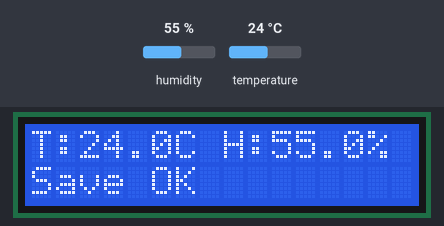
The sketch below on a simulated Arduino Uno, built with avr-gcc and run on an emulated ATmega328P. Parts: 16×2 character LCD. The inputs (shaded band) are chosen by the test bench; at power-on: humidity 55 %, temperature 24 °C. Storage starts empty; the modem accepts every AT command (registered, SIM ready, sends succeed) and sends nothing else; what the sketch prints to the serial monitor is not drawn.

Above: at 11.3 s.
11.4 s: humidity set to 22 %
At 18.8 s:
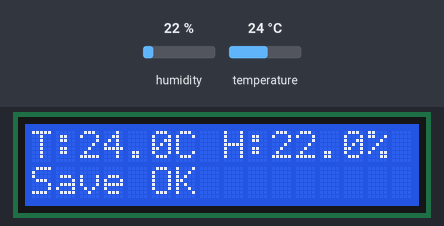
19.7 s: temperature set to 12 °C
At 26.9 s:
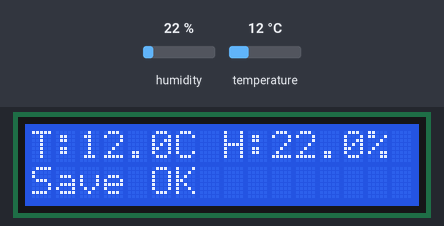
27.7 s: humidity set to 40 %
At 34.9 s:
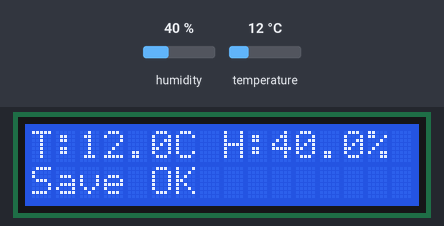
35.8 s: temperature set to 19 °C
At 42.9 s:
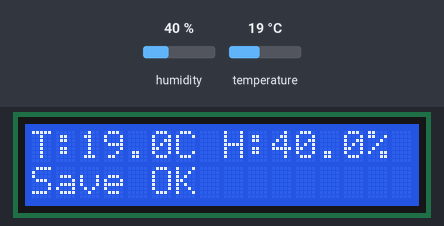
Timing chart, 0 to 44.4 s (numbered marks = the images above; inputs shaded):
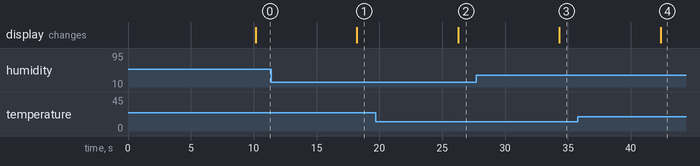

The sketch:

Code_Arduino_avec_WiFi.ino
```cpp
#include <DHT.h>
#include <Wire.h>
#include <LiquidCrystal_I2C.h>
#include <SPI.h>
#include <SD.h>
#include <SoftwareSerial.h>

// Définition des constantes
#define DHTPIN 2
#define DHTTYPE DHT22
#define SD_CS 10
#define ESP_RX 2
#define ESP_TX 3

// Configuration WiFi
const char* WIFI_SSID = "VotreSSID";
const char* WIFI_PASSWORD = "VotreMotDePasse";

// Initialisation des objets
DHT dht(DHTPIN, DHTTYPE);
LiquidCrystal_I2C lcd(0x27, 16, 2);
SoftwareSerial esp8266(ESP_RX, ESP_TX);
File dataFile;

void setup() {
  Serial.begin(9600);
  esp8266.begin(115200);

  // Initialisation du capteur et LCD
  dht.begin();
  lcd.init();
  lcd.backlight();

  // Configuration du WiFi
  setupWiFi();

  // Initialisation SD
  if (!SD.begin(SD_CS)) {
    lcd.setCursor(0, 1);
    lcd.print("Erreur SD!");
    while (1);
  }
}

void setupWiFi() {
  lcd.clear();
  lcd.print("Config WiFi...");

  // Reset ESP8266
  sendCommand("AT+RST");
  delay(2000);

  // Mode station
  sendCommand("AT+CWMODE=1");

  // Connexion au réseau WiFi
  String cmd = "AT+CWJAP=\"";
  cmd += WIFI_SSID;
  cmd += "\",\"";
  cmd += WIFI_PASSWORD;
  cmd += "\"";

  sendCommand(cmd);
  delay(5000);

  lcd.clear();
}

void sendCommand(String command) {
  esp8266.println(command);
  delay(1000);
  while(esp8266.available()) {
    Serial.write(esp8266.read());
  }
}

void loop() {
  float h = dht.readHumidity();
  float t = dht.readTemperature();

  if (isnan(h) || isnan(t)) {
    lcd.clear();
    lcd.print("Erreur capteur!");
    return;
  }

  // Affichage LCD
  lcd.clear();
  lcd.setCursor(0, 0);
  lcd.print("T:");
  lcd.print(t, 1);
  lcd.print("C H:");
  lcd.print(h, 1);
  lcd.print("%");

  // Enregistrement SD
  saveToSD(t, h);

  // Envoi données WiFi
  sendDataWiFi(t, h);

  delay(5000);
}

void saveToSD(float temp, float hum) {
  dataFile = SD.open("data.csv", FILE_WRITE);
  if (dataFile) {
    dataFile.print(temp);
    dataFile.print(",");
    dataFile.print(hum);
    dataFile.print(",");
    dataFile.println(millis()/1000);
    dataFile.close();
    lcd.setCursor(0, 1);
    lcd.print("Save OK ");
  }
}

void sendDataWiFi(float temp, float hum) {
  String data = "GET /update?temp=";
  data += String(temp);
  data += "&hum=";
  data += String(hum);

  // Envoi vers votre serveur
  sendCommand("AT+CIPSTART=\"TCP\",\"votreserveur.com\",80");
  String cmd = "AT+CIPSEND=";
  cmd += String(data.length() + 4);
  sendCommand(cmd);
  sendCommand(data);
}
```

Measured:
- after the input at 11.4 s, the display: changes after 6.8 s (image 1)
- after the input at 19.7 s, the display: changes after 6.6 s (image 2)
- after the input at 27.7 s, the display: changes after 6.6 s (image 3)
- after the input at 35.8 s, the display: changes after 6.6 s (image 4)
